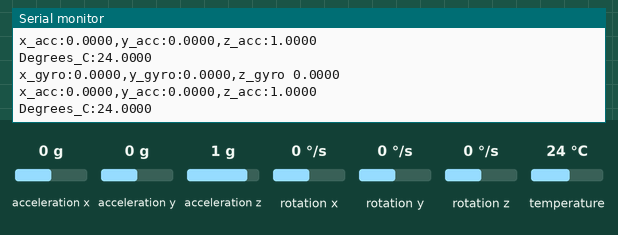
Simulated run of this sketch. Board: Teensy 4. On the bench: the last lines printed to the serial monitor. Inputs (shaded band) come from the test bench; at power-on: acceleration x 0 g, acceleration y 0 g, acceleration z 1 g, rotation x 0 °/s, rotation y 0 °/s, rotation z 0 °/s, temperature 24 °C.

Above: at 2.2 s.
2.3 s: acceleration x set to -1.4 g
At 2.83 s:
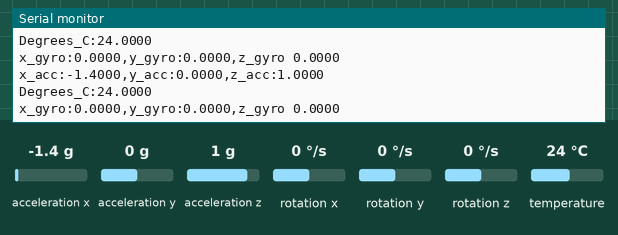
3.8 s: acceleration y set to -1.4 g
At 4.05 s:
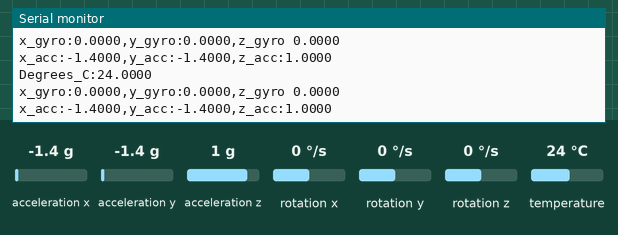
5.3 s: acceleration z set to -1.4 g
At 5.38 s:
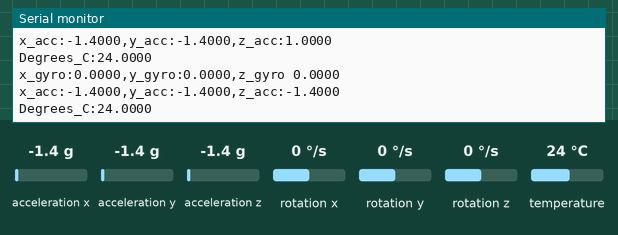
6.8 s: rotation x set to -192 °/s
At 6.9 s:
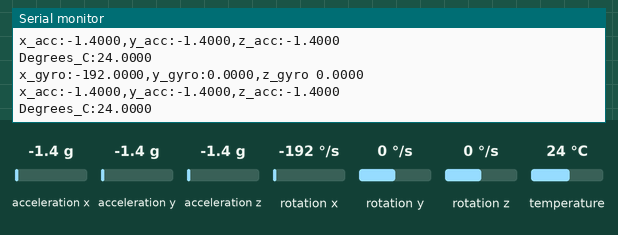
8.3 s: rotation y set to -192 °/s
At 8.32 s:
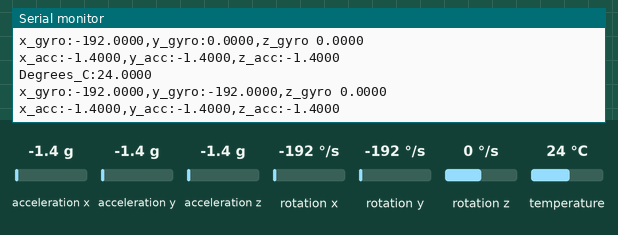

The sketch:

lsm6d_example.ino
```cpp
// (licence header left out)
#include "SparkFunLSM6DS3.h"
#include "Wire.h"
#include "SPI.h"

LSM6DS3 myIMU; //Default constructor is I2C, addr 0x6B

void setup() {
  // put your setup code here, to run once:
  Serial.begin(115200);
  delay(1000); //relax...
  Serial.println("Processor came out of reset.\n");
  Wire.begin(21,22);
  //Call .begin() to configure the IMU
  myIMU.begin();

}


void loop()
{


  Serial.print("x_gyro:");
  Serial.print(myIMU.readFloatGyroX(), 4);
  Serial.print(",");
  Serial.print("y_gyro:");
  Serial.print(myIMU.readFloatGyroY(), 4);
  Serial.print(",");
  Serial.print("z_gyro ");
  Serial.println(myIMU.readFloatGyroZ(), 4);


  Serial.print("x_acc:");
  Serial.print(myIMU.readFloatAccelX(), 4);
  Serial.print(",");
  Serial.print("y_acc:");
  Serial.print(myIMU.readFloatAccelY(), 4);
  Serial.print(",");
  Serial.print("z_acc:");
  Serial.println(myIMU.readFloatAccelZ(), 4);


  Serial.print("Degrees_C:");
  Serial.println(myIMU.readTempC(), 4);


  delay(100);
}
```

Measured:
- after the input at 2.3 s, the serial monitor: prints a new line at once (image 1)
- after the input at 3.8 s, the serial monitor: prints a new line after 0.05 s (image 2)
- after the input at 5.3 s, the serial monitor: prints a new line after 0.07 s (image 3)
- after the input at 6.8 s, the serial monitor: prints a new line after 0.10 s (image 4)
- after the input at 8.3 s, the serial monitor: prints a new line at once (image 5)
